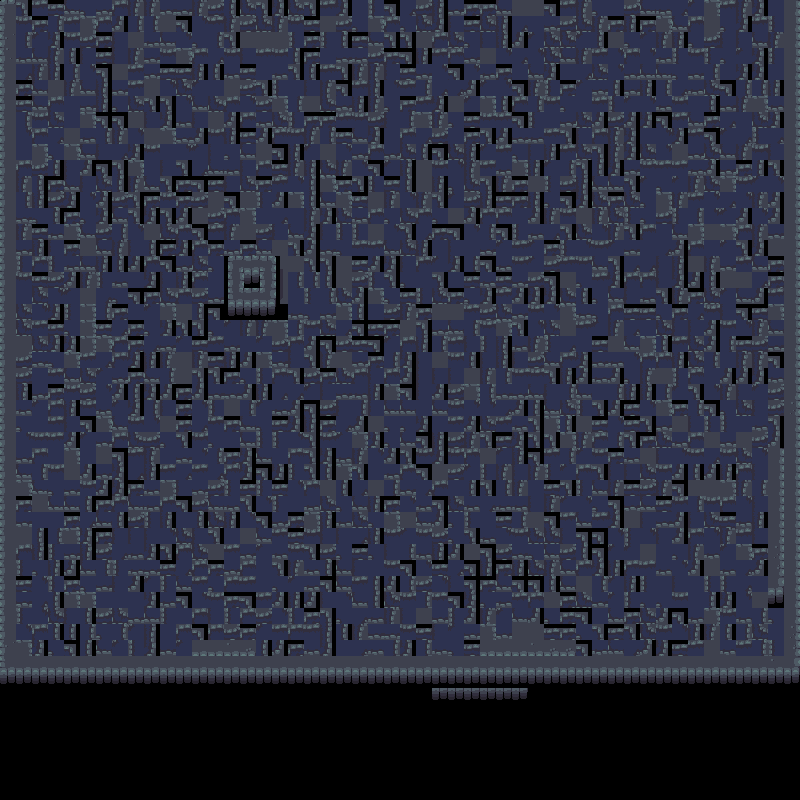

The image is a tile-based game level rendered from a .tmx file. Its description and source (layers, tilesets, objects; grid data summarised) follow:
An orthogonal 50x50 tile map with 16x16 px tiles, 1 tile layer (Tile Layer 1), 2 tilesets and 1 object.

<map version="1.0" orientation="orthogonal" renderorder="right-down" width="50" height="50" tilewidth="16" tileheight="16" nextobjectid="1">
 <tileset firstgid="1" name="Dungeon" tilewidth="32" tileheight="32" tilecount="3072" columns="64">
  <image source="../../../test/assets/DungeonCrawl_ProjectUtumnoTileset.png" width="2048" height="1536" />
  <tile id="1140">
   <objectgroup draworder="index">
    <object id="12" x="0" y="0" width="32" height="32" />
   </objectgroup>
  </tile>
 </tileset>
 <tileset firstgid="3073" name="dungeon2" tilewidth="16" tileheight="16" tilecount="552" columns="23">
  <image source="dungeon_tiles.png" width="368" height="384" />
 </tileset>
 <layer name="Tile Layer 1" width="50" height="50">
  <data>[2500 cells, 2156 non-empty, 60 distinct tile ids]</data>
 </layer>
</map>
